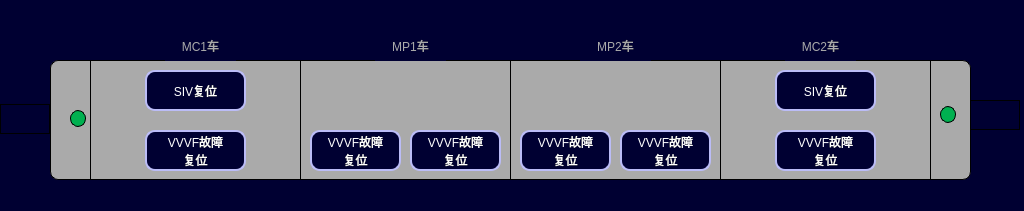
<?xml version="1.0" encoding="UTF-8"?>
<ui version="4.0">
 <class>VehicleLineCircuitBreakerPage</class>
 <widget class="QWidget" name="VehicleLineCircuitBreakerPage">
  <property name="geometry">
   <rect>
    <x>0</x>
    <y>0</y>
    <width>1024</width>
    <height>211</height>
   </rect>
  </property>
  <property name="windowTitle">
   <string>Form</string>
  </property>
  <property name="styleSheet">
   <string notr="true">QWidget
{
	background-color: rgb(0,0,50);
}
QLabel
{

font:24px,&quot;微软雅黑&quot;;
border:1px solid black;
}</string>
  </property>
  <widget class="QLabel" name="LBLM2">
   <property name="geometry">
    <rect>
     <x>720</x>
     <y>60</y>
     <width>211</width>
     <height>120</height>
    </rect>
   </property>
   <property name="styleSheet">
    <string notr="true">background-color:rgb(170,170,170);</string>
   </property>
   <property name="text">
    <string/>
   </property>
  </widget>
  <widget class="QLabel" name="LBLMP1">
   <property name="geometry">
    <rect>
     <x>300</x>
     <y>60</y>
     <width>211</width>
     <height>120</height>
    </rect>
   </property>
   <property name="styleSheet">
    <string notr="true">background-color:rgb(170,170,170);</string>
   </property>
   <property name="text">
    <string/>
   </property>
  </widget>
  <widget class="QLabel" name="LBLM1">
   <property name="geometry">
    <rect>
     <x>510</x>
     <y>60</y>
     <width>211</width>
     <height>120</height>
    </rect>
   </property>
   <property name="styleSheet">
    <string notr="true">background-color:rgb(170,170,170);</string>
   </property>
   <property name="text">
    <string/>
   </property>
  </widget>
  <widget class="QLabel" name="LBLTC1">
   <property name="geometry">
    <rect>
     <x>90</x>
     <y>60</y>
     <width>211</width>
     <height>120</height>
    </rect>
   </property>
   <property name="styleSheet">
    <string notr="true">background-color:rgb(170,170,170);</string>
   </property>
   <property name="text">
    <string/>
   </property>
  </widget>
  <widget class="QLabel" name="lbl_metroNum1">
   <property name="geometry">
    <rect>
     <x>165</x>
     <y>30</y>
     <width>71</width>
     <height>31</height>
    </rect>
   </property>
   <property name="styleSheet">
    <string notr="true">color: rgb(170, 170, 170);
font:20px,&quot;微软雅黑&quot;;
border:0px,black</string>
   </property>
   <property name="text">
    <string>MC1车</string>
   </property>
   <property name="alignment">
    <set>Qt::AlignCenter</set>
   </property>
  </widget>
  <widget class="QLabel" name="lbl_metroNum1_2">
   <property name="geometry">
    <rect>
     <x>375</x>
     <y>30</y>
     <width>71</width>
     <height>31</height>
    </rect>
   </property>
   <property name="styleSheet">
    <string notr="true">color: rgb(170, 170, 170);
font:20px,&quot;微软雅黑&quot;;
border:0px,black</string>
   </property>
   <property name="text">
    <string>MP1车</string>
   </property>
   <property name="alignment">
    <set>Qt::AlignCenter</set>
   </property>
  </widget>
  <widget class="QLabel" name="lbl_metroNum1_3">
   <property name="geometry">
    <rect>
     <x>580</x>
     <y>30</y>
     <width>71</width>
     <height>31</height>
    </rect>
   </property>
   <property name="styleSheet">
    <string notr="true">color: rgb(170, 170, 170);
font:20px,&quot;微软雅黑&quot;;
border:0px,black</string>
   </property>
   <property name="text">
    <string>MP2车</string>
   </property>
   <property name="alignment">
    <set>Qt::AlignCenter</set>
   </property>
  </widget>
  <widget class="QLabel" name="lbl_metroNum1_4">
   <property name="geometry">
    <rect>
     <x>785</x>
     <y>30</y>
     <width>71</width>
     <height>31</height>
    </rect>
   </property>
   <property name="styleSheet">
    <string notr="true">color: rgb(170, 170, 170);
font:20px,&quot;微软雅黑&quot;;
border:0px,black</string>
   </property>
   <property name="text">
    <string>MC2车</string>
   </property>
   <property name="alignment">
    <set>Qt::AlignCenter</set>
   </property>
  </widget>
  <widget class="QPushButton" name="BTN_SIV_Reset_MC2">
   <property name="geometry">
    <rect>
     <x>775</x>
     <y>70</y>
     <width>101</width>
     <height>41</height>
    </rect>
   </property>
   <property name="whatsThis">
    <string>2</string>
   </property>
   <property name="styleSheet">
    <string notr="true">border:2px solid rgb(187,188,247);
color: rgb(255, 255, 255);
font:16px &quot;微软雅黑&quot;;
border-radius:10px;</string>
   </property>
   <property name="text">
    <string>SIV复位</string>
   </property>
  </widget>
  <widget class="QPushButton" name="BTN_SIV_Reset_MC1">
   <property name="geometry">
    <rect>
     <x>145</x>
     <y>70</y>
     <width>101</width>
     <height>41</height>
    </rect>
   </property>
   <property name="whatsThis">
    <string>1</string>
   </property>
   <property name="styleSheet">
    <string notr="true">border:2px solid rgb(187,188,247);
color: rgb(255, 255, 255);
font:16px &quot;微软雅黑&quot;;
border-radius:10px;</string>
   </property>
   <property name="text">
    <string>SIV复位</string>
   </property>
  </widget>
  <widget class="QPushButton" name="BTN_VVVF5">
   <property name="geometry">
    <rect>
     <x>620</x>
     <y>130</y>
     <width>91</width>
     <height>41</height>
    </rect>
   </property>
   <property name="whatsThis">
    <string>7</string>
   </property>
   <property name="styleSheet">
    <string notr="true">border:2px solid rgb(187,188,247);
color: rgb(255, 255, 255);
font:16px &quot;微软雅黑&quot;;
border-radius:10px;</string>
   </property>
   <property name="text">
    <string>VVVF故障
复位</string>
   </property>
  </widget>
  <widget class="QPushButton" name="BTN_VVVF3">
   <property name="geometry">
    <rect>
     <x>410</x>
     <y>130</y>
     <width>91</width>
     <height>41</height>
    </rect>
   </property>
   <property name="whatsThis">
    <string>5</string>
   </property>
   <property name="styleSheet">
    <string notr="true">border:2px solid rgb(187,188,247);
color: rgb(255, 255, 255);
font:16px &quot;微软雅黑&quot;;
border-radius:10px;</string>
   </property>
   <property name="text">
    <string>VVVF故障
复位</string>
   </property>
  </widget>
  <widget class="QPushButton" name="BTN_VVVF2">
   <property name="geometry">
    <rect>
     <x>310</x>
     <y>130</y>
     <width>91</width>
     <height>41</height>
    </rect>
   </property>
   <property name="whatsThis">
    <string>4</string>
   </property>
   <property name="styleSheet">
    <string notr="true">border:2px solid rgb(187,188,247);
color: rgb(255, 255, 255);
font:16px &quot;微软雅黑&quot;;
border-radius:10px;</string>
   </property>
   <property name="text">
    <string>VVVF故障
复位</string>
   </property>
  </widget>
  <widget class="QPushButton" name="BTN_VVVF6">
   <property name="geometry">
    <rect>
     <x>775</x>
     <y>130</y>
     <width>101</width>
     <height>41</height>
    </rect>
   </property>
   <property name="whatsThis">
    <string>8</string>
   </property>
   <property name="styleSheet">
    <string notr="true">border:2px solid rgb(187,188,247);
color: rgb(255, 255, 255);
font:16px &quot;微软雅黑&quot;;
border-radius:10px;</string>
   </property>
   <property name="text">
    <string>VVVF故障
复位</string>
   </property>
  </widget>
  <widget class="QPushButton" name="BTN_VVVF1">
   <property name="geometry">
    <rect>
     <x>145</x>
     <y>130</y>
     <width>101</width>
     <height>41</height>
    </rect>
   </property>
   <property name="whatsThis">
    <string>3</string>
   </property>
   <property name="styleSheet">
    <string notr="true">border:2px solid rgb(187,188,247);
color: rgb(255, 255, 255);
font:16px &quot;微软雅黑&quot;;
border-radius:10px;</string>
   </property>
   <property name="text">
    <string>VVVF故障
复位</string>
   </property>
  </widget>
  <widget class="QPushButton" name="BTN_VVVF4">
   <property name="geometry">
    <rect>
     <x>520</x>
     <y>130</y>
     <width>91</width>
     <height>41</height>
    </rect>
   </property>
   <property name="whatsThis">
    <string>6</string>
   </property>
   <property name="styleSheet">
    <string notr="true">border:2px solid rgb(187,188,247);
color: rgb(255, 255, 255);
font:16px &quot;微软雅黑&quot;;
border-radius:10px;</string>
   </property>
   <property name="text">
    <string>VVVF故障
复位</string>
   </property>
  </widget>
  <widget class="QLabel" name="lbl_cab2_active">
   <property name="geometry">
    <rect>
     <x>940</x>
     <y>106</y>
     <width>16</width>
     <height>17</height>
    </rect>
   </property>
   <property name="styleSheet">
    <string notr="true">background-color: rgb(0, 176, 80);
border-radius:8px;</string>
   </property>
   <property name="text">
    <string/>
   </property>
  </widget>
  <widget class="QLabel" name="lbl_cab2_direction">
   <property name="geometry">
    <rect>
     <x>970</x>
     <y>100</y>
     <width>50</width>
     <height>30</height>
    </rect>
   </property>
   <property name="styleSheet">
    <string notr="true">border-image: url(:/images/image/arrowright.png);</string>
   </property>
   <property name="text">
    <string/>
   </property>
  </widget>
  <widget class="QLabel" name="lbl_cab1_direction">
   <property name="geometry">
    <rect>
     <x>0</x>
     <y>104</y>
     <width>50</width>
     <height>30</height>
    </rect>
   </property>
   <property name="styleSheet">
    <string notr="true">border-image: url(:/images/image/arrowleft.png);</string>
   </property>
   <property name="text">
    <string/>
   </property>
  </widget>
  <widget class="QLabel" name="lbl_cab1_active">
   <property name="geometry">
    <rect>
     <x>70</x>
     <y>110</y>
     <width>16</width>
     <height>17</height>
    </rect>
   </property>
   <property name="styleSheet">
    <string notr="true">background-color: rgb(0, 176, 80);
border-radius:8px;</string>
   </property>
   <property name="text">
    <string/>
   </property>
  </widget>
  <widget class="QLabel" name="label">
   <property name="geometry">
    <rect>
     <x>50</x>
     <y>60</y>
     <width>41</width>
     <height>120</height>
    </rect>
   </property>
   <property name="styleSheet">
    <string notr="true">background-color:rgb(170,170,170);
border-top-left-radius:8px;
border-bottom-left-radius:8px;</string>
   </property>
   <property name="text">
    <string/>
   </property>
  </widget>
  <widget class="QLabel" name="label_2">
   <property name="geometry">
    <rect>
     <x>930</x>
     <y>60</y>
     <width>41</width>
     <height>120</height>
    </rect>
   </property>
   <property name="styleSheet">
    <string notr="true">background-color:rgb(170,170,170);
border-top-right-radius:8px;
border-bottom-right-radius:8px;</string>
   </property>
   <property name="text">
    <string/>
   </property>
  </widget>
  <zorder>label</zorder>
  <zorder>label_2</zorder>
  <zorder>LBLM2</zorder>
  <zorder>LBLMP1</zorder>
  <zorder>LBLM1</zorder>
  <zorder>LBLTC1</zorder>
  <zorder>lbl_metroNum1</zorder>
  <zorder>lbl_metroNum1_2</zorder>
  <zorder>lbl_metroNum1_3</zorder>
  <zorder>lbl_metroNum1_4</zorder>
  <zorder>BTN_SIV_Reset_MC2</zorder>
  <zorder>BTN_SIV_Reset_MC1</zorder>
  <zorder>BTN_VVVF5</zorder>
  <zorder>BTN_VVVF3</zorder>
  <zorder>BTN_VVVF2</zorder>
  <zorder>BTN_VVVF6</zorder>
  <zorder>BTN_VVVF1</zorder>
  <zorder>BTN_VVVF4</zorder>
  <zorder>lbl_cab2_active</zorder>
  <zorder>lbl_cab2_direction</zorder>
  <zorder>lbl_cab1_direction</zorder>
  <zorder>lbl_cab1_active</zorder>
 </widget>
 <resources/>
 <connections/>
</ui>
